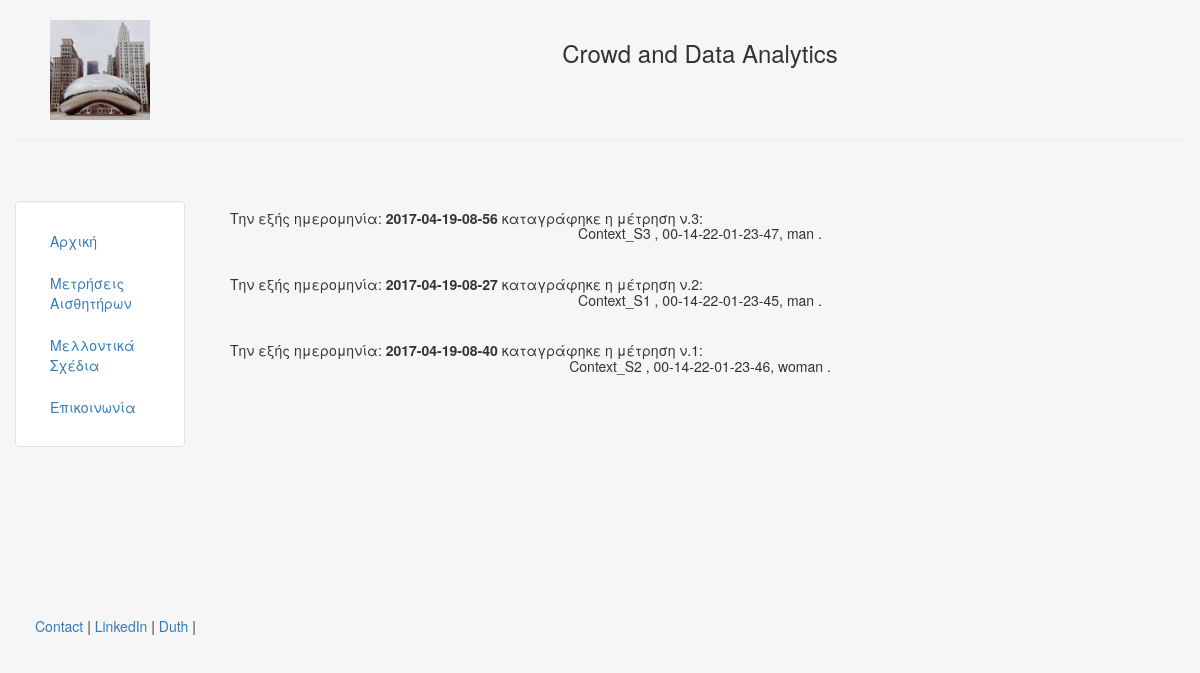
The page /Statistics/ on the database its author committed.
### Statistics/models.py (models this page shows)
class SensorMeasurement(models.Model) :
	sensor=	models.CharField(max_length=10)
	measurement1=models.CharField(max_length=17)
	measurement2=models.CharField(max_length=5)
	date=models.DateTimeField()

### Django-Crowd-App/Statistics/templates/Statistics/Statistics.html (shortened to what this page needs)
{%extends "webapp/header.html"%}
	   {% block content %}
		{%for sensorMeasurement in object_list %}
			<h5> Tην εξής ημερομηνία: <b>{{sensorMeasurement.date|date:"Y-m-d-h-s" }}</b> καταγράφηκε η μέτρηση ν.{{sensorMeasurement.id}}:
<br><p align="middle">{{sensorMeasurement.sensor}} , {{sensorMeasurement.measurement1}}, {{sensorMeasurement.measurement2}} .<p> </br>
		{%endfor%}
	   {% endblock %}

### Django-Crowd-App/webapp/templates/webapp/header.html (shortened to what this page needs)
</html>
<!DOCTYPE html>
<html lang="en">
<head>
	{% load staticfiles %}
	<link rel='stylesheet' href="{% static 'webapp/css/bootstrap.min.css' %}" type='text/css'/>
</head>
</head>
<body class="body" style="background-color:#f6f6f6">
	<div class="container-fluid" style="min-height:95%; ">
		<div class="row">
			  <div class="col-sm-2">
				  <br>
				  <center>
					<img src="{% static 'webapp/img/retail.jpg' %}" class="responsive-img" style='max-height:100px;' alt="face">
				  </center>
			  </div>
			  <div class="col-sm-10">
				  <br>
				  <center>
				  <h3>Crowd and Data Analytics</h3>
				  </center>
			  </div>
		</div><hr>
		<div class="row">
		  <div class="col-sm-2">
		  <br>
		  <br>
		  	<div class="well bs-sidebar" id="sidebar" style="background-color:#fff">
			  <ul class="nav nav-pills nav-stacked">
				<li><a href='/'>Αρχική</a></li>
				<li><a href='/Statistics/'>Μετρήσεις Αισθητήρων</a></li>
				<li><a href='/FutureTasks/'>Μελλοντικά Σχέδια</a></li>
				<li><a href='/contact/'>Επικοινωνία</a></li>
			  </ul>
			</div>
		  </div>
		  <div class="col-sm-10">
			<div class='container-fluid'>
			<br><br>
			   {% block content %}
			   {% endblock %}
			</div>
		  </div>
		</div>
	</div>
	<footer>
		<div class="container-fluid" style='margin-left:20px'>
			<p><a href="http://www.ee.duth.gr/en/programma-spoudon/item/966-katsiri-eleftheria/966-katsiri-eleftheria" target="blank">Contact</a> | <a href="http://www.linkedin.com/company/democritus-university-of-thrace" target="blank">LinkedIn</a> | <a href="http://www.ee.duth.gr/" target="blank">Duth</a> |
		</div>
	</footer>
</body>
</html>

### Django-Crowd-App/webapp/templates/webapp/header.html (style rules this page uses)
html, body { height:90% }

### rows shown on the page
SensorMeasurement: date "2017-04-19-08-56", id "3", sensor "Context_S3", measurement1 "00-14-22-01-23-47", measurement2 "man"
SensorMeasurement: date "2017-04-19-08-27", id "2", sensor "Context_S1", measurement1 "00-14-22-01-23-45", measurement2 "man"
SensorMeasurement: date "2017-04-19-08-40", id "1", sensor "Context_S2", measurement1 "00-14-22-01-23-46", measurement2 "woman"
